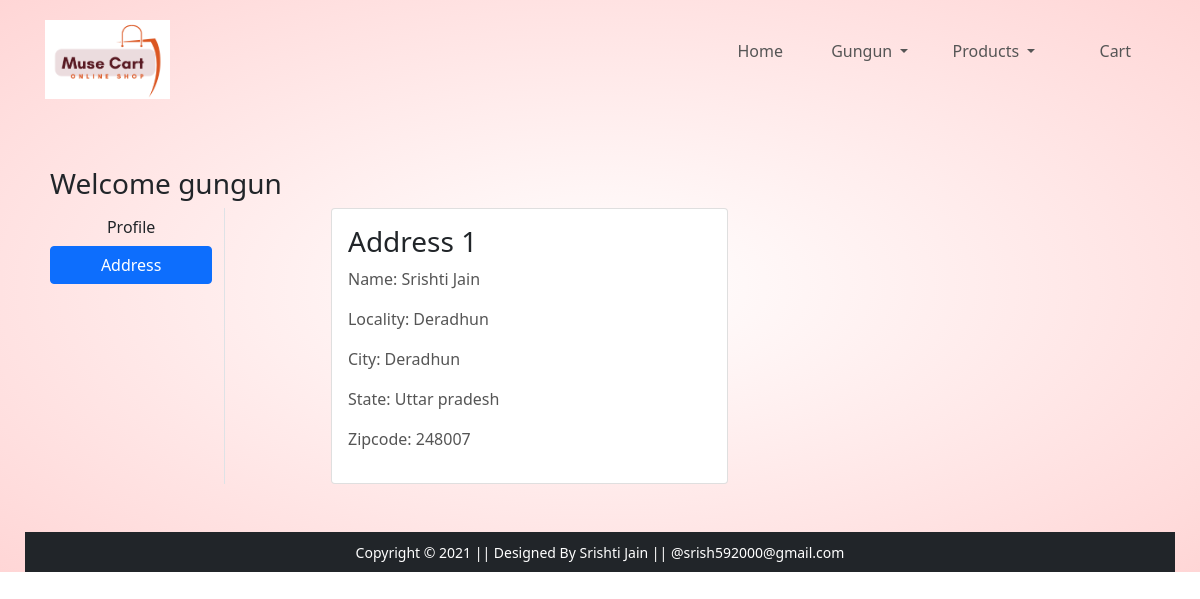
/address/ (signed in), run on the app's committed database.
### app/models.py (models this page shows, shortened)
class Customer(models.Model):
    user = models.ForeignKey(User, on_delete=models.CASCADE)
    name = models.CharField(max_length=200)
    locality = models.CharField(max_length=200)
    city = models.CharField(max_length=50)
    zipcode= models.IntegerField()
    state = models.CharField(choices=STATE_CHOICES , max_length=50)

### app/views.py (the view)
# urls.py: path('address/', views.address, name='address'),
def address(request):
    details= Customer.objects.filter(user= request.user)
    return render(request, 'app/address.html' , {'details' : details , 'active' : 'btn-primary'})

### app/templates/app/address.html (shortened to what this page needs)
{% extends 'app/base.html' %}
{% load static %}
{% block main-content %}
<div class="container my-5">
 <div class="row">
 <h3>Welcome {{request.user}}</h3>
  <div class="col-sm-2 border-end">
   <ul class="list-unstyled">
    <li class="d-grid"><a href="{% url 'profile' %}" class="btn ">Profile</a></li>
    <li class="d-grid"><a href="{% url 'address' %}" class="btn {{active}}">Address</a></li>
   </ul>
  </div>
  <div class="col-sm-9 offset-sm-1">
   <div class="row">
       {% for d in details %}
    <div class="col-sm-6">
     <div class="card">
      <div class="card-body">
       <h3>Address {{forloop.counter}}</h3>
       <p>Name: {{d.name}}</p>
       <p>Locality: {{d.locality}}</p>
       <p>City: {{d.city}}</p>
       <p>State: {{d.state}}</p>
       <p>Zipcode: {{d.zipcode}}</p>
      </div>
     </div>
    </div>
    {% endfor %}
   </div>
  </div>
 </div>
</div>
{% endblock main-content %}

### app/templates/app/base.html (shortened to what this page needs)
<!doctype html>
{% load static %}
<html lang="en">
  <head>
    <link href="https://cdn.jsdelivr.net/npm/bootstrap@5.0.0-beta1/dist/css/bootstrap.min.css" rel="stylesheet">
    <link rel="stylesheet" href="{% static 'app/css/owl.carousel.min.css' %}">
    <link rel="stylesheet" href="{% static 'app/css/all.min.css' %}">
    <link rel="stylesheet" href="{% static 'app/css/style.css' %}">
  </head>
  <body>
<div class="header">
<div class="container">
  <div class="navbar">
    <div class="logo">
      <img src="{% static 'app/images/logo/logo2.png' %}" width="125px" alt="">
    </div>
    <nav>
      <ul>
        <li> <a href="/">Home</a></li>
        {% if request.user.is_authenticated %}
           <li class="nav-item dropdown mx-2">
              <a class="nav-link dropdown-toggle " href="#" id="profileDropdown" role="button" data-bs-toggle="dropdown" aria-expanded="false">
                {{request.user.username|capfirst}}
              </a>
            </li>
            <li class="nav-item dropdown">
              <a class="nav-link dropdown-toggle " href="#" id="profileDropdown" role="button" data-bs-toggle="dropdown" aria-expanded="false">
                Products
              </a>
            </li>
            <li class="nav-item mx-2">
              <a href="{% url 'showcart' %}" class="nav-link "> Cart </a>
            </li>
            {% endif %}
      </ul>
    </nav>
  </div>
     {% block main-content %} {% endblock main-content %}
 <footer class="container-fluid bg-dark text-center p-2 mt-5">
  <small class="text-white">Copyright &copy; 2021 || Designed By Srishti Jain || @srish592000@gmail.com </small>
</footer>
  </div></div>
  </body>
</html>

### app/static/app/css/style.css (style rules this page uses)
* { margin: 0; padding :0; box-sizing: border-box; }
.navbar { display: flex; align-items: center; padding: 20px; }
nav { flex: 1; text-align: right; }
nav ul { display: inline-block; list-style-type: none; }
nav ul li { display: inline-block; margin-right: 20px; }
a { text-decoration: none; color: #555; }
p { color: #555; }
.container { max-width: 1300px; margin: auto; padding-left: 25px; padding-right: 25px; }
.header { background: radial-gradient(#fff, #ffd6d6); }

### data on the page
Customer: name "Srishti Jain", locality "Deradhun", city "Deradhun", state "Uttar pradesh", zipcode "248007"

### other printed values
{{ request.user.username|capfirst }} "Gungun"
{{ request.user }} "gungun"
